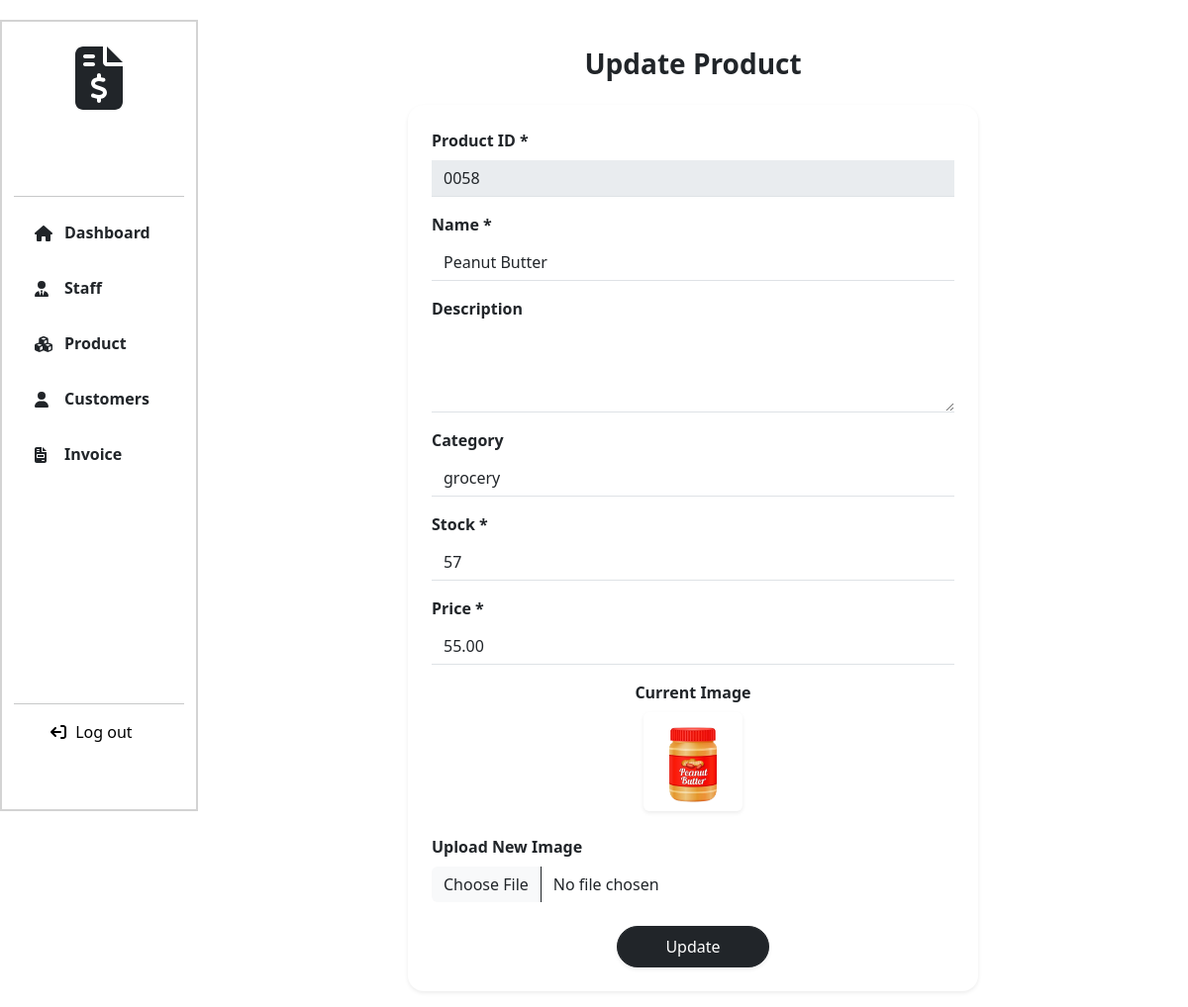
Screenshot of /update_product/11/ (signed in) with the database file from the repository.
### Billing_App/models.py (models this page shows, shortened)
class Product(models.Model):
    product_id = models.CharField(max_length=10,null=True)
    name = models.CharField(max_length=255)
    description = models.TextField(null=True, blank=True)
    price = models.DecimalField(max_digits=10, decimal_places=2)
    stock = models.PositiveIntegerField()
    image = models.ImageField(upload_to='products/', null=True, blank=True)
    category = models.CharField(choices=CATEGORY_CHOICES, max_length=255, null=True, blank=True)
    is_active = models.BooleanField(default=True)
    created_at = models.DateTimeField(auto_now_add=True)
    updated_at = models.DateTimeField(auto_now=True)

### Billing_App/views.py (the view, shortened to what this page needs)
# urls.py: path('update_product/<int:id>/', views.update_product, name='update_product'),
@login_required
def update_product(request, id):
    product = get_object_or_404(Product, id=id)
    return render(request, "update_product.html", {"product": product})

### templates/update_product.html (shortened to what this page needs)
{% extends 'navbar.html' %}
{% load static %}
{% block link %}
<link rel="stylesheet" href="{% static 'css/product.css' %}">
{% endblock %}
{% block content %}
<div class="col-lg-10 col-md-9 col-sm-9 page-col">
   <div class="container mt-5" style="max-width: 600px;">
      <h3 class="text-center mb-4 fw-bold">Update Product</h3>
      <form method="post" enctype="multipart/form-data" class="bg-white p-4 rounded-4 shadow-sm">
        <div class="mb-3">
          <label class="form-label">Product ID *</label>
          <input type="text" class="form-control border-0 border-bottom rounded-0 shadow-none" value="{{ product.product_id }}" disabled>
        </div>
        <div class="mb-3">
          <label class="form-label">Name *</label>
          <input type="text" name="name" class="form-control border-0 border-bottom rounded-0 shadow-none" value="{{ product.name }}" required>
        </div>
        <div class="mb-3">
          <label class="form-label">Description</label>
          <textarea name="description" class="form-control border-0 border-bottom rounded-0 shadow-none" rows="3">{{ product.description }}</textarea>
        </div>
        <div class="mb-3">
          <label class="form-label">Category </label>
          <input type="text" name="category" class="form-control border-0 border-bottom rounded-0 shadow-none" value="{{ product.category }}">
        </div>
        <div class="mb-3">
          <label class="form-label">Stock *</label>
          <input type="number" name="stock" class="form-control border-0 border-bottom rounded-0 shadow-none" value="{{ product.stock }}" required>
        </div>
        <div class="mb-3">
          <label class="form-label">Price *</label>
          <input type="number" name="price" class="form-control border-0 border-bottom rounded-0 shadow-none" value="{{ product.price }}" required>
        </div>
        <div class="mb-3 text-center">
          <label class="form-label d-block">Current Image</label>
          {% if product.image %}
            <img src="{{ product.image.url }}" alt="Product Image" class="rounded mb-2 shadow-sm" style="width: 100px; height: 100px; object-fit: cover;">
          {% else %}
            <p class="text-muted">No image available</p>
          {% endif %}
        </div>
        <div class="mb-3">
          <label class="form-label">Upload New Image</label>
          <input type="file" name="image" class="form-control border-0">
        </div>
        <div class="text-center mt-4">
          <button type="submit" class="btn btn-dark px-5 py-2 rounded-pill shadow-sm">Update</button>
        </div>
      </form>
   </div>
</div>
{% endblock %}

### static/css/index.css (style rules this page uses)
body { margin: 0px; padding: 0px; box-sizing: border-box; }

### static/css/style.css (style rules this page uses)
.page-col { background-color: white; margin-left: auto; }

### static/css/product.css (style rules this page uses)
.form-label { font-weight: 600; }

### rows the page displays
Product: product_id "0058", name "Peanut Butter", category "grocery", stock "57", price "55.00", image (picture)
